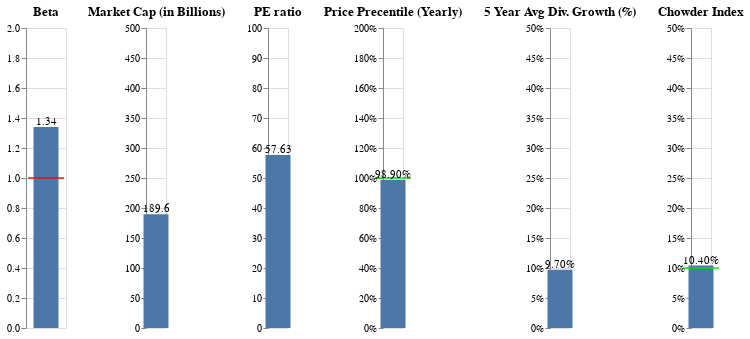

Notebook code for this chart:
### Code cell
further_analysis('xom')

### Figure 1 — Vega-Lite specification as saved in the notebook (floating-point values rounded to 4 significant figures)
{"config": {"view": {"continuousWidth": 400, "continuousHeight": 300}}, "hconcat": [{"layer": [{"data": {"name": "data-60ebd490899d1336ace5df918e7097d3"}, "mark": {"type": "bar", "size": 25}, "encoding": {"y": {"type": "quantitative", "field": "Beta (5Y Monthly)", "scale": {"domain": [0, 2]}, "title": null}}, "title": "Beta", "width": 40}, {"data": {"name": "data-dd7ce249685e538c20124598d6c0e155"}, "mark": {"type": "tick", "color": "red", "size": 36.0, "thickness": 2}, "encoding": {"y": {"type": "quantitative", "field": "goal"}}}, {"data": {"name": "data-60ebd490899d1336ace5df918e7097d3"}, "mark": {"type": "text", "align": "center", "baseline": "middle", "dy": -5}, "encoding": {"text": {"type": "nominal", "field": "Beta (5Y Monthly)"}, "y": {"type": "quantitative", "field": "Beta (5Y Monthly)"}}}]}, {"layer": [{"mark": {"type": "bar", "size": 25}, "encoding": {"y": {"type": "quantitative", "field": "Market Cap", "scale": {"domain": [0, 500]}, "title": null}}, "title": "Market Cap (in Billions)"}, {"mark": {"type": "text", "align": "center", "baseline": "middle", "dy": -5}, "encoding": {"text": {"type": "quantitative", "field": "Market Cap"}, "y": {"type": "quantitative", "field": "Market Cap"}}}], "data": {"name": "data-60ebd490899d1336ace5df918e7097d3"}}, {"layer": [{"mark": {"type": "bar", "size": 25}, "encoding": {"y": {"type": "quantitative", "field": "PE Ratio (TTM)", "scale": {"domain": [0, 100]}, "title": null}}, "title": "PE ratio"}, {"mark": {"type": "text", "align": "center", "baseline": "middle", "dy": -5}, "encoding": {"text": {"type": "nominal", "field": "PE Ratio (TTM)"}, "y": {"type": "quantitative", "field": "PE Ratio (TTM)"}}}], "data": {"name": "data-60ebd490899d1336ace5df918e7097d3"}}, {"layer": [{"data": {"name": "data-60ebd490899d1336ace5df918e7097d3"}, "mark": {"type": "bar", "size": 25}, "encoding": {"y": {"type": "quantitative", "axis": {"format": "%"}, "field": "Price precentile (between low & high)", "scale": {"domain": [0, 2]}, "title": null}}, "title": "Price Precentile (Yearly)"}, {"data": {"name": "data-dd7ce249685e538c20124598d6c0e155"}, "mark": {"type": "tick", "color": "#00e600", "size": 36.0, "thickness": 2}, "encoding": {"y": {"type": "quantitative", "field": "goal"}}}, {"data": {"name": "data-60ebd490899d1336ace5df918e7097d3"}, "mark": {"type": "text", "align": "center", "baseline": "middle", "dy": -5}, "encoding": {"text": {"type": "nominal", "field": "Price precentile (between low & high) %"}, "y": {"type": "quantitative", "field": "Price precentile (between low & high)"}}}]}, {"layer": [{"mark": {"type": "bar", "size": 25}, "encoding": {"y": {"type": "quantitative", "axis": {"format": "%"}, "field": "1", "scale": {"domain": [0, 0.5]}, "title": null}}, "title": "5 Year Avg Div. Growth (%)"}, {"mark": {"type": "text", "align": "center", "baseline": "middle", "dy": -5}, "encoding": {"text": {"type": "nominal", "field": "1 %"}, "y": {"type": "quantitative", "field": "1"}}}], "data": {"name": "data-de5f0bab57e86c57a61a145d3de042cc"}}, {"layer": [{"data": {"name": "data-4b96aab68bbdef47c1add97b71f7eb65"}, "mark": {"type": "bar", "size": 25}, "encoding": {"y": {"type": "quantitative", "axis": {"format": "%"}, "field": "1", "scale": {"domain": [0, 0.5]}, "title": null}}, "title": "Chowder Index"}, {"data": {"name": "data-1624c665ca1a299fc4077c9ca8eb050e"}, "mark": {"type": "tick", "color": "#00e600", "size": 36.0, "thickness": 2}, "encoding": {"y": {"type": "quantitative", "field": "goal"}}}, {"data": {"name": "data-4b96aab68bbdef47c1add97b71f7eb65"}, "mark": {"type": "text", "align": "center", "baseline": "middle", "dy": -5}, "encoding": {"text": {"type": "nominal", "field": "1 %"}, "y": {"type": "quantitative", "field": "1"}}}]}], "$schema": "https://vega.github.io/schema/vega-lite/v4.8.1.json", "datasets": {"data-60ebd490899d1336ace5df918e7097d3": [{"Market Cap": 189.6, "Beta (5Y Monthly)": "1.34", "PE Ratio (TTM)": "57.63", "52 Weeks High": 63.01, "52 Weeks Low": 30.11, "Price precentile (between low & high)": 0.989, "5 YR Avg Div. Growth (f%)": "9.70%", "5 YR Avg Div. Growth": 0.097, "Chowder Index f(5 YR Yield + Current Yield)": "10.40%", "Chowder Index (5 YR Yield + Current Yield)": 0.104, "Price precentile (between low & high) %": "98.90%"}], "data-dd7ce249685e538c20124598d6c0e155": [{"goal": 1}], "data-de5f0bab57e86c57a61a145d3de042cc": [{"1": 0.097, "2": "9.70%", "1 %": "9.70%"}], "data-4b96aab68bbdef47c1add97b71f7eb65": [{"1": 0.104, "2": "10.40%", "1 %": "10.40%"}], "data-1624c665ca1a299fc4077c9ca8eb050e": [{"goal": 0.1}]}}
